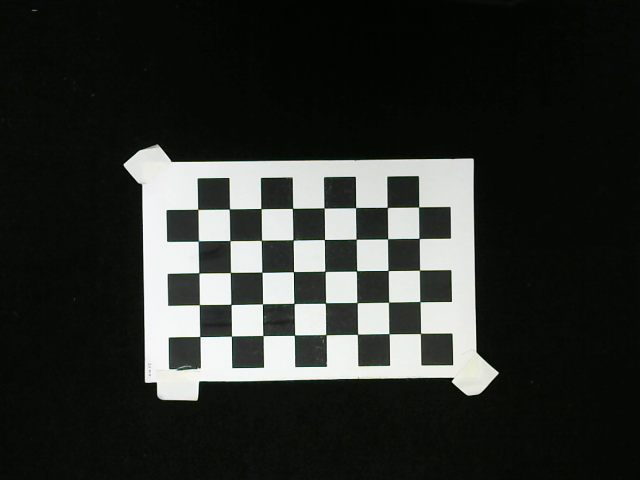
#> input picture HaoYing_v2/CalibrationImageStandard.png, 640 x 480 px, given in place of the camera
$ python EdgeDetection_20230418174613.py
#> lines starting #> are read from the running program, lines starting #| are printed output that depends on the picture
import cv2
import numpy as np

## 篩選輪廓
def delet_contours(contours, delete_list):
    delta = 0
    for i in range(len(delete_list)):
        # print("i= ", i)
        contours = list(contours)
        del contours[delete_list[i] - delta]
        contours = tuple(contours)
        delta = delta + 1
    return contours

# cv2.namedWindow('Setting')  # 命名視窗名稱
# cv2.createTrackbar('min_size', 'Setting', 0, 500, nothing)
# cv2.createTrackbar('max_size', 'Setting', 400, 1000, nothing)

cap = cv2.VideoCapture(0)
if not cap.isOpened():
    print("Cannot open camera")
    exit()

while True:
    point1 = (156, 94)
    point2  = (504, 359)
    ret, frame = cap.read()
#> frame is the input picture: shape (480, 640, 3); mean B, G, R 44.8, 48.7, 45.4

    frame = frame[point1[1]: point2[1], point1[0]: point2[0]]
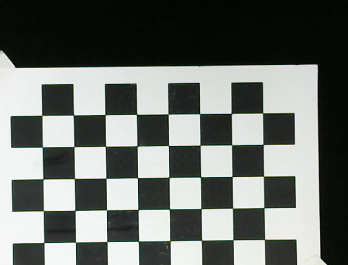
#> frame: shape (265, 348, 3); mean B, G, R 108, 111.6, 107.9
    if not ret:
        print("Cannot receive frame")
        break
    # min_size = cv2.getTrackbarPos('min_size', 'Setting')
    # max_size = cv2.getTrackbarPos('max_size', 'Setting')

    img = cv2.cvtColor(frame, cv2.COLOR_BGR2GRAY)
    img = cv2.GaussianBlur(img, (13, 13), 1)
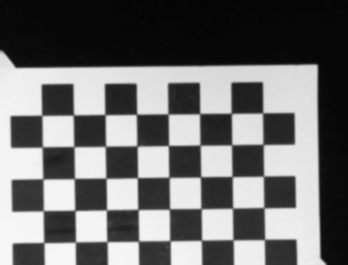
#> img: shape (265, 348); min 4, max 247, mean 110

    # [7 lines of commented-out code are left out]
    sobel_output = cv2.Sobel(img, -1, 1, 1, 1, 7)
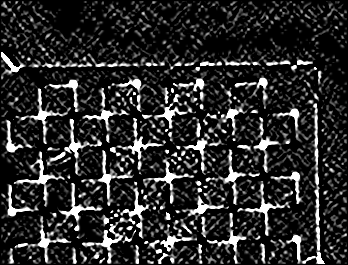
#> sobel_output: shape (265, 348); min 0, max 255, mean 44
#> (the run stopped early here; a loop or call above may not have finished)
